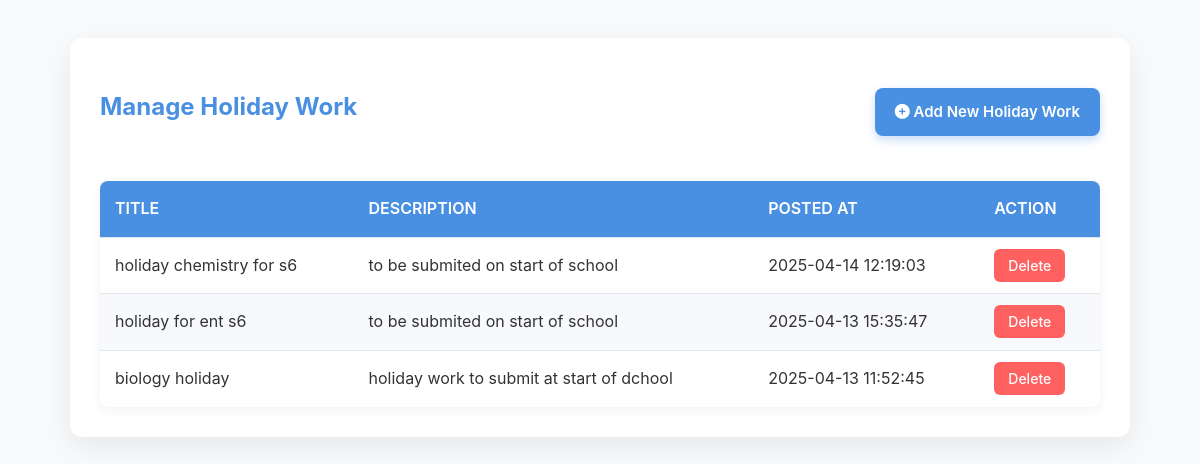
/manage_holiday.php, run on the app's committed database.
### tables this page shows
CREATE TABLE `holiday_work` (
  `id` int(11) NOT NULL,
  `title` varchar(255) NOT NULL,
  `class_name` varchar(100) NOT NULL,
  `subject_name` varchar(100) NOT NULL,
  `description` text DEFAULT NULL,
  `file_name` varchar(255) DEFAULT NULL,
  `mime_type` varchar(100) DEFAULT NULL,
  `file_data` longblob DEFAULT NULL,
  `uploaded_at` timestamp NOT NULL DEFAULT current_timestamp()
);

### manage_holiday.php (the view, shortened to what this page needs)
<?php
require_once 'db.php';
$sql = "SELECT * FROM holiday_work ORDER BY id DESC";
$result = $conn->query($sql);
?>
<!DOCTYPE html>
<html>
<head>
  <link rel="stylesheet" href="https://cdnjs.cloudflare.com/ajax/libs/font-awesome/6.4.0/css/all.min.css">
</head>
<body>
<div class="container">
    <div class="top-bar">
        <h2>Manage Holiday Work</h2>
        <a class="add-btn" href="upload_holiday.php">
            <i class="fas fa-plus-circle"></i> Add New Holiday Work
        </a>
    </div>
    <?php if ($result->num_rows > 0): ?>
    <table>
        <thead>
            <tr>
                <th>Title</th>
                <th>Description</th>
                <th>Posted At</th>
                <th>Action</th>
            </tr>
        </thead>
        <tbody>
            <?php while($row = $result->fetch_assoc()): ?>
            <tr>
                <td><?= htmlspecialchars($row['title']) ?></td>
                <td><?= htmlspecialchars($row['description']) ?></td>
                <td><?= $row['uploaded_at'] ?></td>
                <td>
                    <a class="delete-btn" href="#" data-id="<?= $row['id'] ?>">Delete</a>
                </td>
            </tr>
            <?php endwhile; ?>
        </tbody>
    </table>
    <?php else: ?>
        <p class="no-results">No holiday work found.</p>
    <?php endif; ?>
</div>

### manage_holiday.php (style rules this page uses)
:root { --primary-color: #4A90E2; --secondary-color: #50E3C2; --danger-color: #FF6161; --text-color: #333; --light-bg: #F9FAFB; --card-bg: #fff; --border-color: #E2E8F0; }
body { font-family: -apple-system, BlinkMacSystemFont, "Segoe UI", Roboto, "Helvetica Neue", Arial, sans-serif; background: var(--light-bg); padding: 30px; color: var(--text-color); line-height: 1.6; }
.container { max-width: 1000px; margin: auto; background: var(--card-bg); padding: 30px; border-radius: 12px; box-shadow: 0 10px 30px rgba(0, 0, 0, 0.08); }
h2 { text-align: center; color: var(--primary-color); font-weight: 700; margin-bottom: 30px; }
.top-bar { display: flex; justify-content: space-between; align-items: center; margin-bottom: 25px; }
.top-bar .add-btn { background-color: var(--primary-color); color: white; padding: 12px 20px; border-radius: 8px; text-decoration: none; font-size: 15px; font-weight: 600; transition: all 0.3s ease; box-shadow: 0 4px 10px rgba(74, 144, 226, 0.3); }
table { width: 100%; border-collapse: separate; border-spacing: 0; box-shadow: 0 4px 12px rgba(0, 0, 0, 0.05); border-radius: 8px; overflow: hidden; }
th, td { padding: 15px; text-align: left; border-bottom: 1px solid var(--border-color); }
th { background-color: var(--primary-color); color: white; font-weight: 600; text-transform: uppercase; }
tr:last-child td { border-bottom: none; }
tr:nth-child(even) { background-color: #F7F9FC; }
td .delete-btn { background-color: var(--danger-color); color: white; padding: 8px 14px; border-radius: 6px; text-decoration: none; font-size: 14px; transition: background-color 0.3s ease; font-weight: 500; }

### data on the page
holiday_work: title "holiday chemistry for s6", description "to be submited on start of school", uploaded_at "2025-04-14 12:19:03"
holiday_work: title "holiday for ent s6", description "to be submited on start of school", uploaded_at "2025-04-13 15:35:47"
holiday_work: title "biology holiday", description "holiday work to submit at start of dchool", uploaded_at "2025-04-13 11:52:45"
